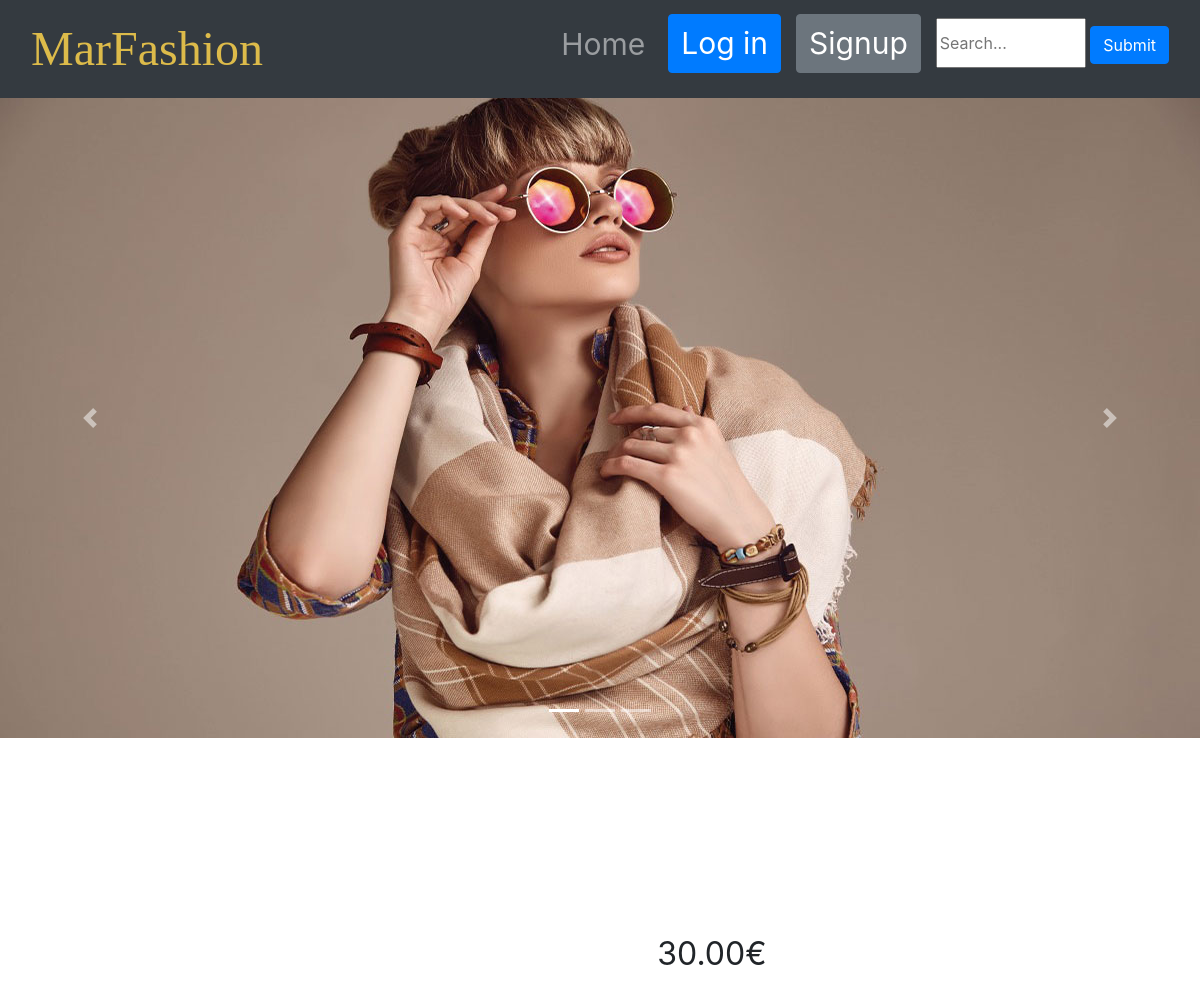
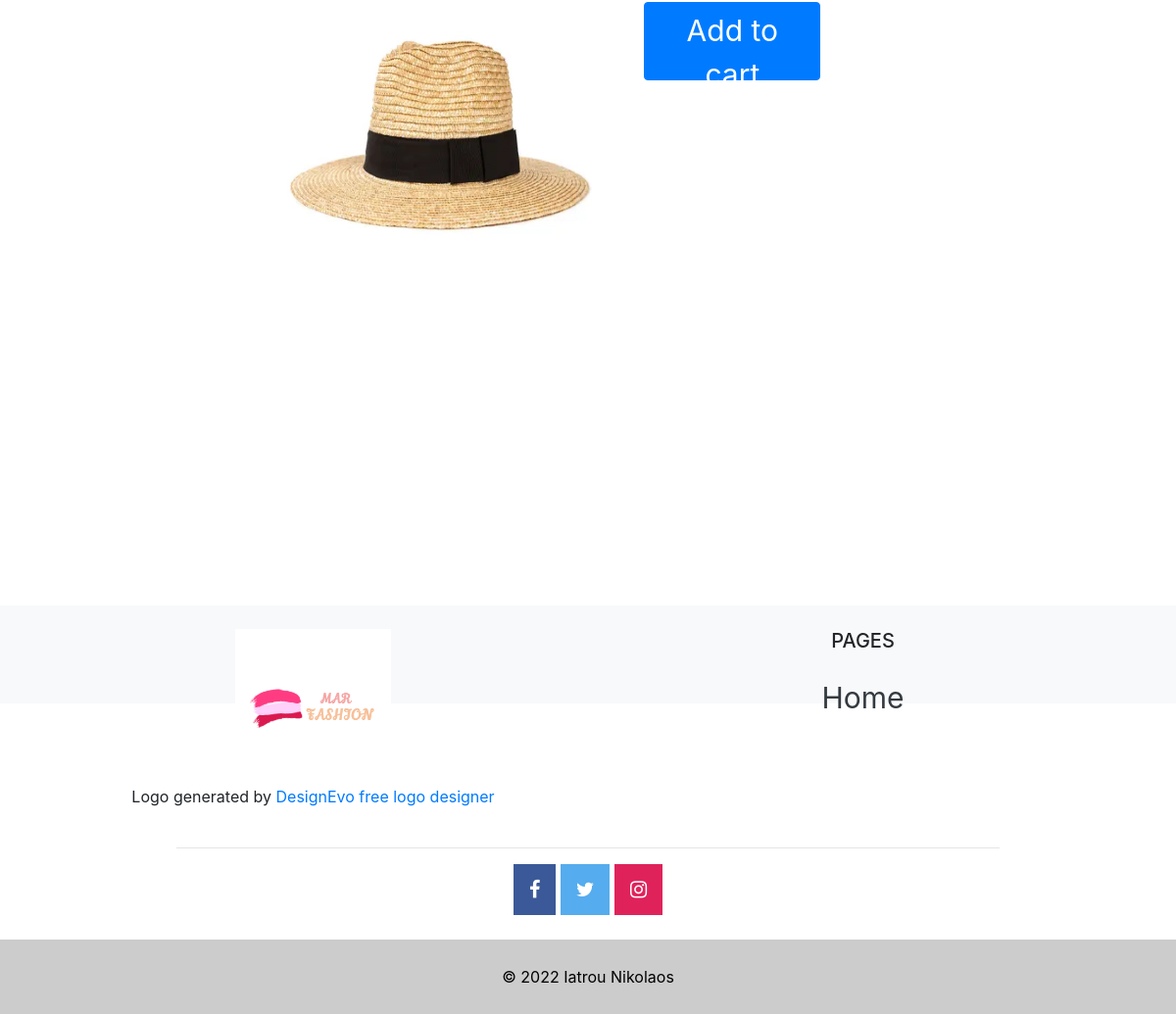
Page /clothes/hat1 on the committed database (2 pictures, top to bottom).
### home/models.py (models this page shows)
class Clothes(models.Model):
    idCloth = models.IntegerField()  # 1:hats 2:dresses 3:shoes 4:bags
    id = models.IntegerField(primary_key=True)
    type = models.CharField(max_length=50)
    price = models.DecimalField(max_digits=5, decimal_places=2)
    user = models.ForeignKey(
        User, on_delete=models.CASCADE, related_name="clothes")

### home/views.py (the view)
# urls.py: path('clothes/<str:type>', views.clothesCart, name='clothesCart'),
def clothesCart(request, type):
    clothesCart = Clothes.objects.filter(type=type)
    return render(request, 'clothesCart.html', {
        'clothesCart': clothesCart,
    })

### home/templates/clothesCart.html
{% extends 'headerFooter.html' %}
{% load static %}
{% block content %}
    <br class="choices">
        <div id="page-container">
            {% for c in clothesCart %}
                <div id="finalImage">
                    <img src="\static\images\{{c.type}}.jpg" class="imageSize"  width="80%" height="80%">
                </div>
                <div id"price" >
                <p id="clothType"> {{ c.price|capfirst }}€</p>
                <button id="basketButton" type="button" class="btn btn-primary" >Add to cart</button>
                </div>
            {% endfor %}
        </div>
{% endblock %}

### static/css/styles.css (style rules this page uses)
body { text-align: center; height: 100%; margin: 50%; padding: 0; }
#page-container { position: relative; min-height: 100vh; }
.imageSize { display: block; margin-left: 10%; width: 80%; }
#clothType { text-align: left; padding-top: 10%; }
#finalImage { float: left !important; padding-left: 20%; }
#clothType { font-size: 2em; }
#basketButton { width: 15%; height: 10%; font-size:30px }

### rows in the picture
Clothes: type (picture), price "30.00"
